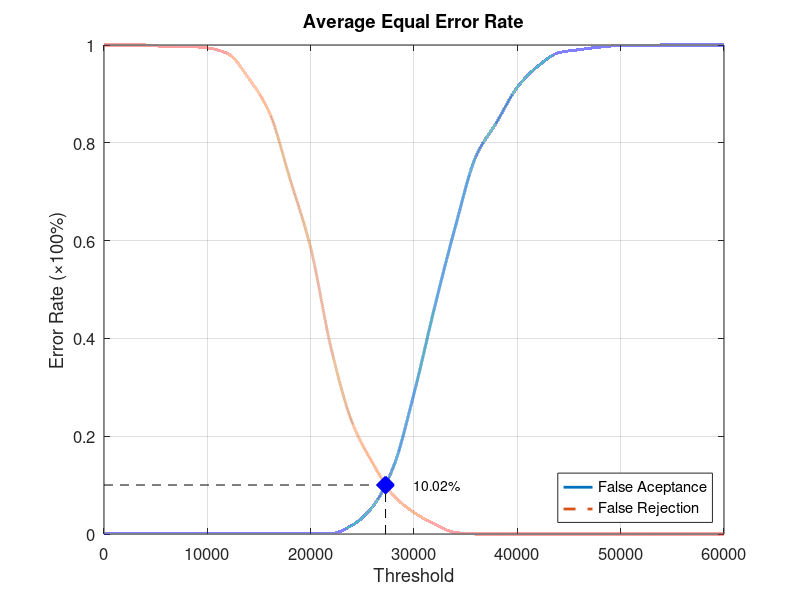
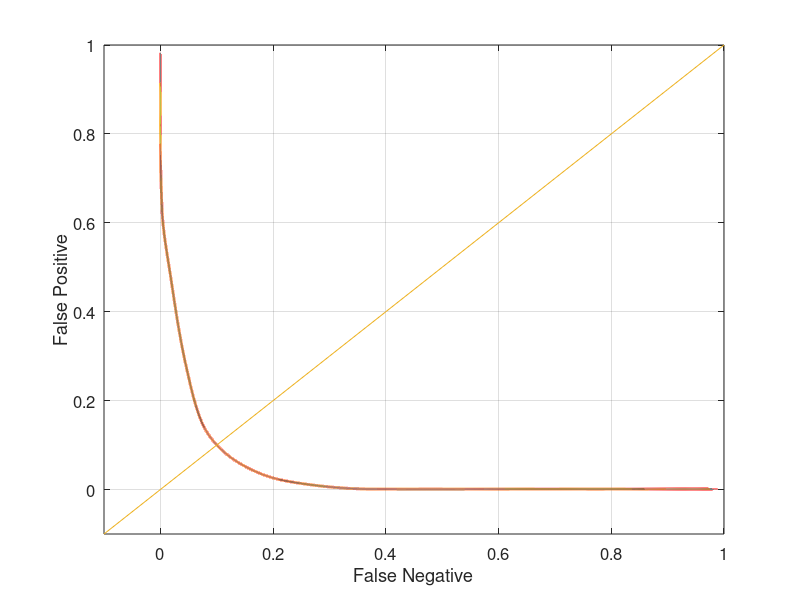

Reproduce these figures in MATLAB, in order.
function yEER = Database3Average
close all;
clear;
clc;
x = 0:2000:60000;
xq = 0:0.5:60000;

y0 = [0 0.00105263 0.00105263 0.00105263 0.00105263 0.00105263 0.00105263 0.00105263 0.00105263 0.00105263 0.00105263 0.00105263 0.0178947 0.0557895 0.136842 0.287368 0.464211 0.628421 0.772632 0.842105 0.913684 0.956842 0.984211 0.990526 0.99579 0.998947 0.998947 1 1 1 1];
yy0 = interp1(x, y0, xq, 'pchip');
y1 = [1 1 1 0.997 0.997 0.994 0.982 0.932 0.862 0.726 0.585 0.378 0.229 0.145 0.079 0.044 0.02 0.003 0 0 0 0 0 0 0 0 0 0 0 0 0];
yy1 = interp1(x, y1, xq, 'pchip');

% Calculating EER: 
y2 = abs(y0 - y1);
find(y2 == min(y2))
yy2 = abs(yy0 - yy1);
xEER = find(yy2 == min(yy2));
xEERIndex = xq(xEER) % X-axis EER
yEER = yy0(xEER) % Y-axis EER

main = figure
plot(xq, yy0,'-','LineWidth', 2);	hold on
plot(xq, yy1,'--','LineWidth', 2);	hold on
plot([xEERIndex xEERIndex], [0 yEER], 'k--');	hold on
plot([0 xEERIndex], [yEER yEER], 'k--');	hold on
plot(xEERIndex, yEER, 'bx', 'LineWidth', 10);	hold on
text(xEERIndex + 10 * xEERIndex / 100, yEER, [num2str(round((10000 * yEER)) / 100) '%'])
legend('False Aceptance', 'False Rejection', 'Location', 'SouthEast')
xlabel('Threshold')
ylabel('Error Rate (\times100%)')
title('Average Equal Error Rate')
set(gca, 'FontSize', 12)
axis([0 60000 0 1])
grid on

print(main, 'Database3AverageMain', '-dpng');
FNRxFPR = figure('Color', [1 1 1]);
plot(yy1, yy0, '-', yy1, yy0, 'LineWidth', 2);
hold on
y = -0.1:0.1:1
plot(y, y); 
set(gca, 'FontSize', 12)
xlabel('False Negative')
ylabel('False Positive')
axis([-0.1 1 -0.1 1])
set(gca, 'FontSize', 12)
grid on

print(FNRxFPR, 'Database3AverageFNRxFPR','-dpng');
end
